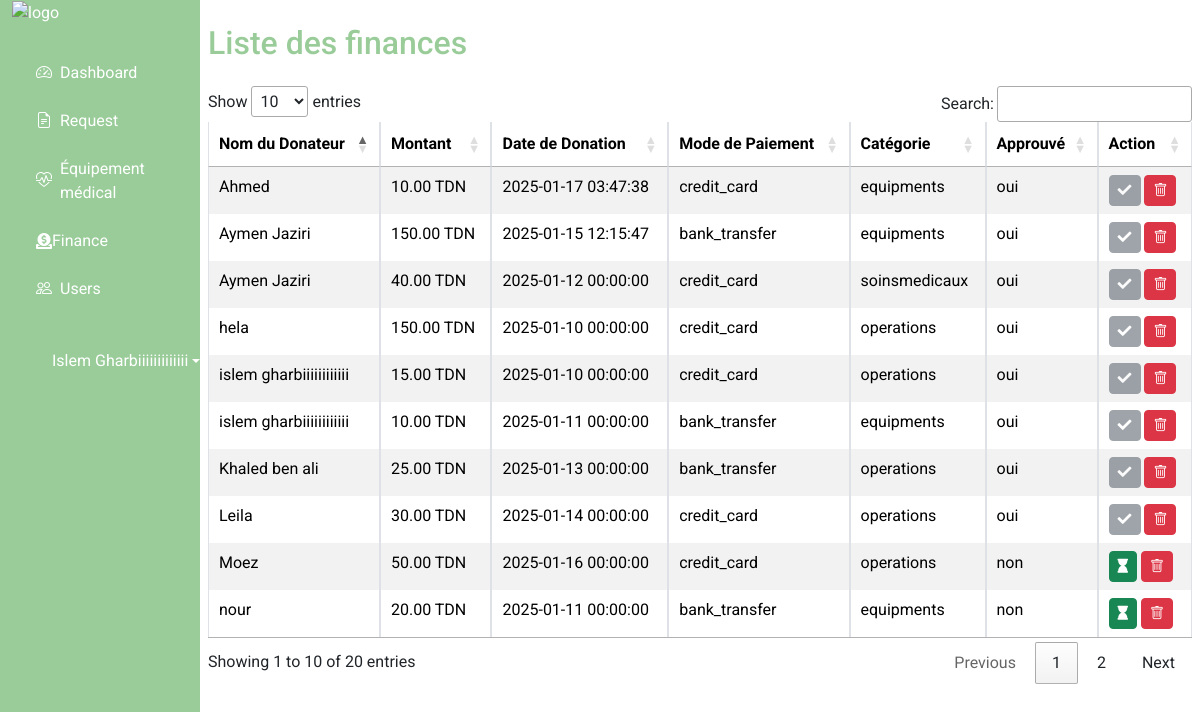
The app's page /back_office/finance.php (signed in) with its own data.
### tables this page shows
CREATE TABLE `dons_financieres` (
  `id_finance` int(11) NOT NULL,
  `id_donateur` int(11) DEFAULT NULL,
  `montant` decimal(10,2) DEFAULT NULL,
  `date_don` datetime DEFAULT current_timestamp(),
  `mode_paiement` varchar(50) DEFAULT NULL,
  `categorie` enum('soinsmedicaux','operations','equipments') NOT NULL,
  `approve` varchar(3) DEFAULT 'non'
);

CREATE TABLE `users` (
  `id` int(11) NOT NULL,
  `name` varchar(25) NOT NULL,
  `email` varchar(100) NOT NULL,
  `pass` varchar(25) NOT NULL,
  `role` enum('donateur','beneficiaire') NOT NULL,
  `created_at` datetime DEFAULT current_timestamp(),
  `adress` varchar(255) DEFAULT NULL,
  `phone_number` varchar(15) DEFAULT NULL
);

### back_office/finance.php (the view, shortened to what this page needs)
<?php
include 'db.php';
$sql = "
    SELECT
        dons_financieres.*,
        users.name AS donor_name
    FROM
        dons_financieres
    JOIN
        donateur ON dons_financieres.id_donateur = donateur.id_donateur
    JOIN
        users ON donateur.user_id = users.id
";
$result = mysqli_query($conn, $sql);
?>
<!DOCTYPE html>
<html lang="fr">
<head>
    <link href="https://cdn.jsdelivr.net/npm/bootstrap@5.3.3/dist/css/bootstrap.min.css" rel="stylesheet">
    <link href="https://cdnjs.cloudflare.com/ajax/libs/bootstrap-icons/1.10.3/font/bootstrap-icons.min.css" rel="stylesheet">
    <link rel="stylesheet" href="https://cdn.datatables.net/1.13.6/css/jquery.dataTables.min.css">
    <link rel="stylesheet" href="../assets/css/style.css">
    <link rel="stylesheet" href="https://cdnjs.cloudflare.com/ajax/libs/font-awesome/5.14.0/css/all.min.css">
    <link rel="stylesheet" href="https://cdn.jsdelivr.net/npm/sweetalert2@11.6.3/dist/sweetalert2.min.css">
</head>
<body>
    <div class="d-flex flex-column flex-lg-row">
        <div class="col-lg-2 d-none d-lg-block">
            <?php include('nav.php'); ?>
        </div>
        <div class="px-2 col-lg-10">
            <h2 class="my-4" id="back-title">Liste des finances</h2>
            <div class="table-responsive">
                <table class="table table-striped table-bordered nowrap" style="width: 100%;" id="financesTable">
                    <thead>
                        <tr>
                            <th>Nom du Donateur</th>
                            <th>Montant</th>
                            <th>Date de Donation</th>
                            <th>Mode de Paiement</th>
                            <th>Catégorie</th>
                            <th>Approuvé</th>
                            <th>Action</th>
                        </tr>
                    </thead>
                    <tbody>
                        <?php while ($row = mysqli_fetch_assoc($result)): ?>
                            <tr>
                                <td><?= htmlspecialchars($row['donor_name']); ?></td>
                                <td><?= $row['montant']; ?> TDN</td>
                                <td><?= htmlspecialchars($row['date_don']); ?></td>
                                <td><?= htmlspecialchars($row['mode_paiement']); ?></td>
                                <td><?= htmlspecialchars($row['categorie']); ?></td>
                                <td><?= htmlspecialchars($row['approve']); ?></td>
                                <td>
                                    <?php if ($row['approve'] === 'oui'): ?>
                                        <button class="btn btn-sm btn-secondary" disabled>
                                            <i class="fas fa-check"></i>
                                        </button>
                                    <?php else: ?>
                                        <button class="btn btn-sm btn-success" onclick="approveFinance(<?= $row['id_finance']; ?>)">
                                            <i class="fas fa-hourglass"></i>
                                        </button>
                                    <?php endif; ?>
                                    <button class="btn btn-sm btn-danger" onclick="confirmDelete(<?= $row['id_finance']; ?>)">
                                        <i class="bi bi-trash"></i>
                                    </button>
                                </td>
                            </tr>
                        <?php endwhile; ?>
                    </tbody>
                </table>
            </div>
        </div>
    </div>
</body>
</html>

### assets/css/style.css (style rules this page uses)
body { font-family: 'Roboto', sans-serif; }
#back-title { color: #99CC99; }

### records on screen
dons_financieres: users.name "Aymen Jaziri", montant "150.00", date_don "2025-01-15 12:15:47", mode_paiement "bank_transfer", categorie "equipments", approve "oui"
dons_financieres: users.name "islem gharbiiiiiiiiiiii", montant "15.00", date_don "2025-01-10 00:00:00", mode_paiement "credit_card", categorie "operations", approve "oui"
dons_financieres: users.name "nour", montant "20.00", date_don "2025-01-11 00:00:00", mode_paiement "bank_transfer", categorie "equipments", approve "non"
dons_financieres: users.name "Khaled ben ali", montant "25.00", date_don "2025-01-13 00:00:00", mode_paiement "bank_transfer", categorie "operations", approve "oui"
dons_financieres: users.name "Moez", montant "50.00", date_don "2025-01-16 00:00:00", mode_paiement "credit_card", categorie "operations", approve "non"
dons_financieres: users.name "hela", montant "150.00", date_don "2025-01-10 00:00:00", mode_paiement "credit_card", categorie "operations", approve "oui"
dons_financieres: users.name "islem gharbiiiiiiiiiiii", montant "10.00", date_don "2025-01-11 00:00:00", mode_paiement "bank_transfer", categorie "equipments", approve "oui"
dons_financieres: users.name "Aymen Jaziri", montant "40.00", date_don "2025-01-12 00:00:00", mode_paiement "credit_card", categorie "soinsmedicaux", approve "oui"
dons_financieres: users.name "Leila", montant "30.00", date_don "2025-01-14 00:00:00", mode_paiement "credit_card", categorie "operations", approve "oui"
dons_financieres: users.name "Ahmed", montant "10.00", date_don "2025-01-17 03:47:38", mode_paiement "credit_card", categorie "equipments", approve "oui"

### other values on screen
$_SESSION['admins_name'] "Islem Gharbiiiiiiiiiiiii"
